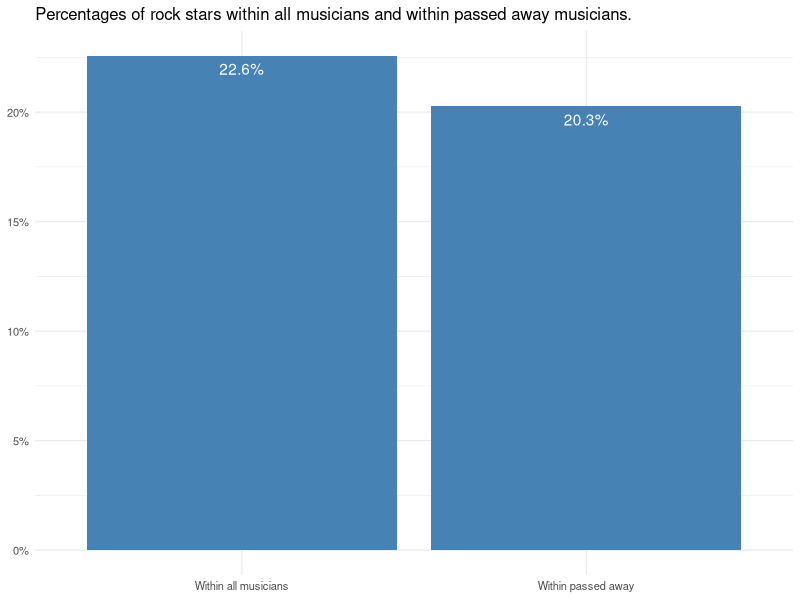

Generate this figure with R:
library(tidyverse)

allmusicians_genre <- read_csv2('allmusic_genre.csv')
#making a subset that only includes all musicians that have 'rock' in their genres
allrock <- allmusicians_genre[grep('rock',allmusicians_genre$genre), ignore.case = TRUE]
#calculate number of rock musicians within all musicians
number_allmusicians <- nrow(allmusicians_genre)
number_rock <- nrow(allrock)
proportion_rock_inall <- number_rock/number_allmusicians
#now we look at only musicians that passed away
deadmusicians_genre <- read_csv2('death_genre.csv')
#subset of dead rock musicians
deadrock <- deadmusicians_genre[grep('rock',deadmusicians_genre$genre,ignore.case = TRUE), ]
#calculate number of rock musicians that passed away
number_deadmusicians <- nrow(deadmusicians_genre)
number_deadrock <- nrow(deadrock)
proportion_rock_indead <- number_deadrock/number_deadmusicians
#create a data frame and dump proportions in there
percentages <- data.frame(proportion_rock_inall,proportion_rock_indead)
percentages <- as.data.frame(t(percentages))
percentages <- percentages %>% rename(percentage = V1) %>% tibble::rownames_to_column('sample')
#create a barplot for the proportions expressed as percentages
ggplot(data = percentages)+aes(x=sample,y=percentage)+geom_col(fill='steelblue')+labs(title = 'Percentages of rock stars within all musicians and within passed away musicians.')+xlab(NULL)+ylab(NULL)+scale_y_continuous(labels = scales::label_percent(accuracy = 1L))+theme_minimal(base_size = 10)+geom_text(aes(label=scales::percent(percentage)),vjust=1.6,colour='white')+scale_x_discrete(labels=c('Within all musicians','Within passed away'))